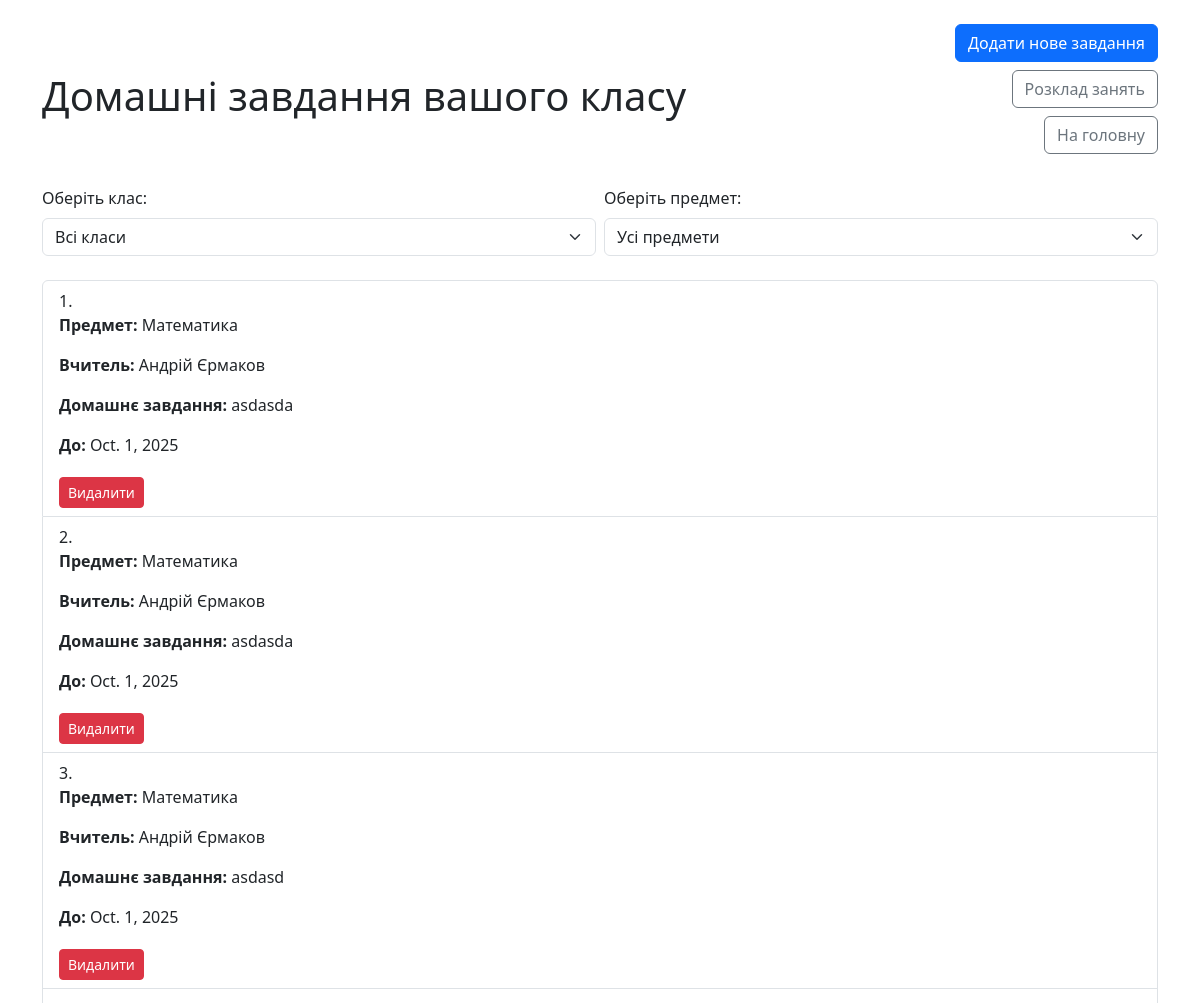
/diary/ (signed in, upper part), run on an earlier commit of the app's database.
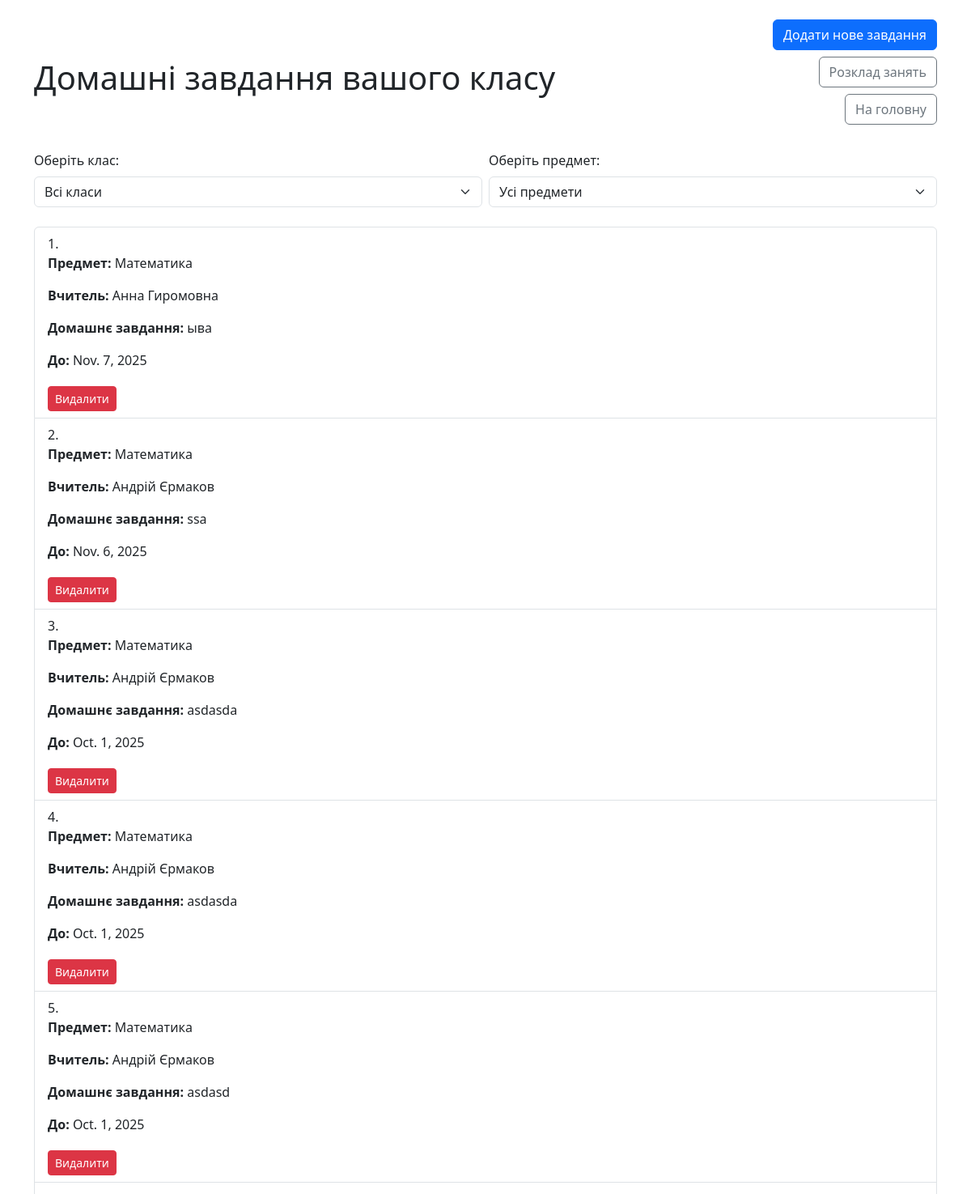
And on a later commit of the database.
### electronic_diary/models.py (models this page shows, shortened)
class DiaryEntry(models.Model):
    school_class = models.ForeignKey(SchoolClass, on_delete=models.CASCADE,null=True, blank=True, related_name="diary_entries")
    subject = models.ForeignKey(Subject, on_delete=models.CASCADE)
    teacher = models.ForeignKey(Teacher, on_delete=models.SET_NULL, null=True, blank=True)
    homework = models.TextField()
    created_at = models.DateTimeField(auto_now_add=True)
    due_date = models.DateField(null=True, blank=True)

class Subject(models.Model):
    name = models.CharField(max_length=30)
    def __str__(self):
        return self.name

class Teacher(models.Model):
    user = models.OneToOneField(User, on_delete=models.CASCADE)
    subjects = models.ManyToManyField(Subject, blank=True)

### electronic_diary/views.py (the view)
# urls.py: path('diary/', views.DiaryListView.as_view(), name="diary"),
class DiaryListView(LoginRequiredMixin, ListView):
    model = models.DiaryEntry
    template_name = "electronic_diary/diary.html"
    context_object_name = "page_obj"
    paginate_by = 10
    def get_queryset(self):
        user = self.request.user
        request = self.request
        school_class_id = request.GET.get("class_id")
        subject_id = request.GET.get("subject")
        if school_class_id is not None:
            if school_class_id == "":
                request.session.pop("selected_class_id", None)
            else:
                request.session["selected_class_id"] = school_class_id
        else:
            school_class_id = request.session.get("selected_class_id")
        if subject_id is not None:
            if subject_id == "":
                request.session.pop("selected_subject_id", None)
            else:
                request.session["selected_subject_id"] = subject_id
        else:
            subject_id = request.session.get("selected_subject_id")
        queryset = models.DiaryEntry.objects.all().order_by("-due_date")
        teacher = getattr(user, "teacher", None)
        profile = getattr(user, "profile", None)
        if teacher:
            if school_class_id:
                queryset = queryset.filter(school_class_id=school_class_id)
        elif profile and profile.school_class:
            queryset = queryset.filter(school_class=profile.school_class)
        else:
            return models.DiaryEntry.objects.none()
        if subject_id:
            queryset = queryset.filter(subject_id=subject_id)
        return queryset
    def get_context_data(self, **kwargs):
        context = super().get_context_data(**kwargs)
        request = self.request
        teacher = getattr(request.user, "teacher", None)
        if teacher:
            context["school_classes"] = models.SchoolClass.objects.all()
            context["selected_class_id"] = request.session.get("selected_class_id")
        context["subjects"] = models.Subject.objects.all()
        context["selected_subject_id"] = request.session.get("selected_subject_id")
        return context

### electronic_diary/templates/electronic_diary/diary.html (shortened to what this page needs)
<!DOCTYPE html>
<html lang="uk">
<head>
    <link href="https://cdn.jsdelivr.net/npm/bootstrap@5.3.8/dist/css/bootstrap.min.css" rel="stylesheet">
</head>
<body>
<div class="container mt-4">
    <div class="d-flex flex-column flex-lg-row justify-content-between align-items-start mb-4">
        <h1 class="mb-3 mb-lg-0 mt-2 mt-lg-5">Домашні завдання вашого класу</h1>
        <div class="text-lg-end">
            {% if user.is_authenticated and user.teacher %}
                <a href="{% url 'electronic_diary:diary-create' %}" class="btn btn-primary mb-2">Додати нове завдання</a><br>
            {% endif %}
            <a href="{% url 'electronic_diary:schedule' %}" class="btn btn-outline-secondary mb-2">Розклад занять</a><br>
            <a href="{% url 'electronic_diary:home' %}" class="btn btn-outline-secondary mb-2">На головну</a>
        </div>
    </div>
    {% if user.is_authenticated %}
    <form method="get" class="mb-4 row g-2">
        {% if user.teacher %}
        <div class="col-12 col-md-6">
            <label for="class_id" class="form-label">Оберіть клас:</label>
            <select name="class_id" id="class_id" class="form-select" onchange="this.form.submit()">
                <option value="">Всі класи</option>
            </select>
        </div>
        {% endif %}
        <div class="col-12 col-md-6">
            <label for="subject" class="form-label">Оберіть предмет:</label>
            <select name="subject" id="subject" class="form-select" onchange="this.form.submit()">
                <option value="">Усі предмети</option>
            </select>
        </div>
    </form>
    {% endif %}
    <ol class="list-group list-group-numbered">
        {% for entry in page_obj %}
        <li class="list-group-item">
            <p><strong>Предмет:</strong> {{ entry.subject }}</p>
            <p><strong>Вчитель:</strong> {{ entry.teacher.user.first_name }} {{ entry.teacher.user.last_name }}</p>
            <p><strong>Домашнє завдання:</strong> {{ entry.homework|urlize }}</p>
            <p><strong>До:</strong> {{ entry.due_date }}</p>
            {% if user.is_authenticated and user.teacher %}
                <a href="{% url 'electronic_diary:homework-delete' entry.pk %}" class="btn btn-sm btn-danger mt-1">Видалити</a>
            {% endif %}
        </li>
        {% empty %}
        <li class="list-group-item">Немає завдань для вашого класу</li>
        {% endfor %}
    </ol>
</div>
</body>
</html>

What changed in the data, as far as the page shows it:
added DiaryEntry: subject "Математика", teacher.user.first_name "Анна", teacher.user.last_name "Гиромовна", homework "ыва", due_date "Nov. 7, 2025", shows "Видалити"
added DiaryEntry: subject "Математика", teacher.user.first_name "Андрій", teacher.user.last_name "Єрмаков", homework "ssa", due_date "Nov. 6, 2025", shows "Видалити"
